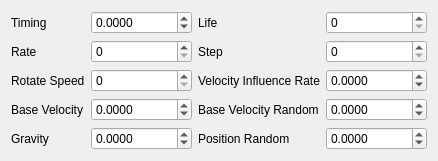
                 <widget class="QWidget" name="tab_9">
                  <attribute name="title">
                   <string>Time and Motion</string>
                  </attribute>
                  <layout class="QGridLayout" name="gridLayout_23">
                   <item row="0" column="3">
                    <widget class="QSpinBox" name="childLife">
                     <property name="minimum">
                      <number>0</number>
                     </property>
                     <property name="maximum">
                      <number>65535</number>
                     </property>
                    </widget>
                   </item>
                   <item row="1" column="2">
                    <widget class="QLabel" name="label_63">
                     <property name="text">
                      <string>Step</string>
                     </property>
                    </widget>
                   </item>
                   <item row="0" column="2">
                    <widget class="QLabel" name="label_61">
                     <property name="text">
                      <string>Life</string>
                     </property>
                    </widget>
                   </item>
                   <item row="2" column="0">
                    <widget class="QLabel" name="label_64">
                     <property name="text">
                      <string>Rotate Speed</string>
                     </property>
                    </widget>
                   </item>
                   <item row="0" column="1">
                    <widget class="QDoubleSpinBox" name="childTiming">
                     <property name="sizePolicy">
                      <sizepolicy hsizetype="MinimumExpanding" vsizetype="Fixed">
                       <horstretch>0</horstretch>
                       <verstretch>0</verstretch>
                      </sizepolicy>
                     </property>
                     <property name="prefix">
                      <string/>
                     </property>
                     <property name="decimals">
                      <number>4</number>
                     </property>
                     <property name="minimum">
                      <double>-999999.999900000053458</double>
                     </property>
                     <property name="maximum">
                      <double>999999.999900000053458</double>
                     </property>
                    </widget>
                   </item>
                   <item row="2" column="1">
                    <widget class="QSpinBox" name="childRotateSpeed">
                     <property name="minimum">
                      <number>0</number>
                     </property>
                     <property name="maximum">
                      <number>65535</number>
                     </property>
                    </widget>
                   </item>
                   <item row="2" column="3">
                    <widget class="QDoubleSpinBox" name="childVelocityInfluenceRate">
                     <property name="sizePolicy">
                      <sizepolicy hsizetype="MinimumExpanding" vsizetype="Fixed">
                       <horstretch>0</horstretch>
                       <verstretch>0</verstretch>
                      </sizepolicy>
                     </property>
                     <property name="prefix">
                      <string/>
                     </property>
                     <property name="decimals">
                      <number>4</number>
                     </property>
                     <property name="minimum">
                      <double>-999999.999900000053458</double>
                     </property>
                     <property name="maximum">
                      <double>999999.999900000053458</double>
                     </property>
                    </widget>
                   </item>
                   <item row="0" column="0">
                    <widget class="QLabel" name="label_60">
                     <property name="text">
                      <string>Timing</string>
                     </property>
                    </widget>
                   </item>
                   <item row="2" column="2">
                    <widget class="QLabel" name="label_65">
                     <property name="text">
                      <string>Velocity Influence Rate</string>
                     </property>
                    </widget>
                   </item>
                   <item row="1" column="3">
                    <widget class="QSpinBox" name="childStep">
                     <property name="minimum">
                      <number>0</number>
                     </property>
                     <property name="maximum">
                      <number>255</number>
                     </property>
                    </widget>
                   </item>
                   <item row="3" column="0">
                    <widget class="QLabel" name="label_72">
                     <property name="text">
                      <string>Base Velocity</string>
                     </property>
                    </widget>
                   </item>
                   <item row="1" column="0">
                    <widget class="QLabel" name="label_62">
                     <property name="text">
                      <string>Rate</string>
                     </property>
                    </widget>
                   </item>
                   <item row="1" column="1">
                    <widget class="QSpinBox" name="childRate">
                     <property name="minimum">
                      <number>0</number>
                     </property>
                     <property name="maximum">
                      <number>65535</number>
                     </property>
                    </widget>
                   </item>
                   <item row="4" column="0">
                    <widget class="QLabel" name="label_73">
                     <property name="text">
                      <string>Gravity</string>
                     </property>
                    </widget>
                   </item>
                   <item row="3" column="1">
                    <widget class="QDoubleSpinBox" name="childBaseVelocity">
                     <property name="sizePolicy">
                      <sizepolicy hsizetype="MinimumExpanding" vsizetype="Fixed">
                       <horstretch>0</horstretch>
                       <verstretch>0</verstretch>
                      </sizepolicy>
                     </property>
                     <property name="prefix">
                      <string/>
                     </property>
                     <property name="decimals">
                      <number>4</number>
                     </property>
                     <property name="minimum">
                      <double>-999999.999900000053458</double>
                     </property>
                     <property name="maximum">
                      <double>999999.999900000053458</double>
                     </property>
                    </widget>
                   </item>
                   <item row="4" column="1">
                    <widget class="QDoubleSpinBox" name="childGravity">
                     <property name="sizePolicy">
                      <sizepolicy hsizetype="MinimumExpanding" vsizetype="Fixed">
                       <horstretch>0</horstretch>
                       <verstretch>0</verstretch>
                      </sizepolicy>
                     </property>
                     <property name="prefix">
                      <string/>
                     </property>
                     <property name="decimals">
                      <number>4</number>
                     </property>
                     <property name="minimum">
                      <double>-999999.999900000053458</double>
                     </property>
                     <property name="maximum">
                      <double>999999.999900000053458</double>
                     </property>
                    </widget>
                   </item>
                   <item row="4" column="3">
                    <widget class="QDoubleSpinBox" name="childPositionRandom">
                     <property name="sizePolicy">
                      <sizepolicy hsizetype="MinimumExpanding" vsizetype="Fixed">
                       <horstretch>0</horstretch>
                       <verstretch>0</verstretch>
                      </sizepolicy>
                     </property>
                     <property name="prefix">
                      <string/>
                     </property>
                     <property name="decimals">
                      <number>4</number>
                     </property>
                     <property name="minimum">
                      <double>-999999.999900000053458</double>
                     </property>
                     <property name="maximum">
                      <double>999999.999900000053458</double>
                     </property>
                    </widget>
                   </item>
                   <item row="3" column="3">
                    <widget class="QDoubleSpinBox" name="childBaseVelocityRandom">
                     <property name="sizePolicy">
                      <sizepolicy hsizetype="MinimumExpanding" vsizetype="Fixed">
                       <horstretch>0</horstretch>
                       <verstretch>0</verstretch>
                      </sizepolicy>
                     </property>
                     <property name="prefix">
                      <string/>
                     </property>
                     <property name="decimals">
                      <number>4</number>
                     </property>
                     <property name="minimum">
                      <double>-999999.999900000053458</double>
                     </property>
                     <property name="maximum">
                      <double>999999.999900000053458</double>
                     </property>
                    </widget>
                   </item>
                   <item row="3" column="2">
                    <widget class="QLabel" name="label_74">
                     <property name="text">
                      <string>Base Velocity Random</string>
                     </property>
                    </widget>
                   </item>
                   <item row="4" column="2">
                    <widget class="QLabel" name="label_75">
                     <property name="text">
                      <string>Position Random</string>
                     </property>
                    </widget>
                   </item>
                  </layout>
                 </widget>
